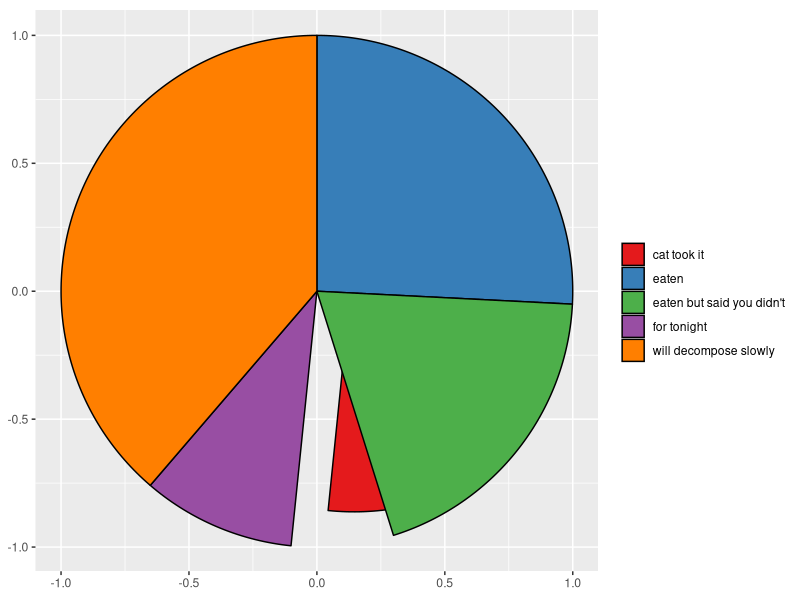
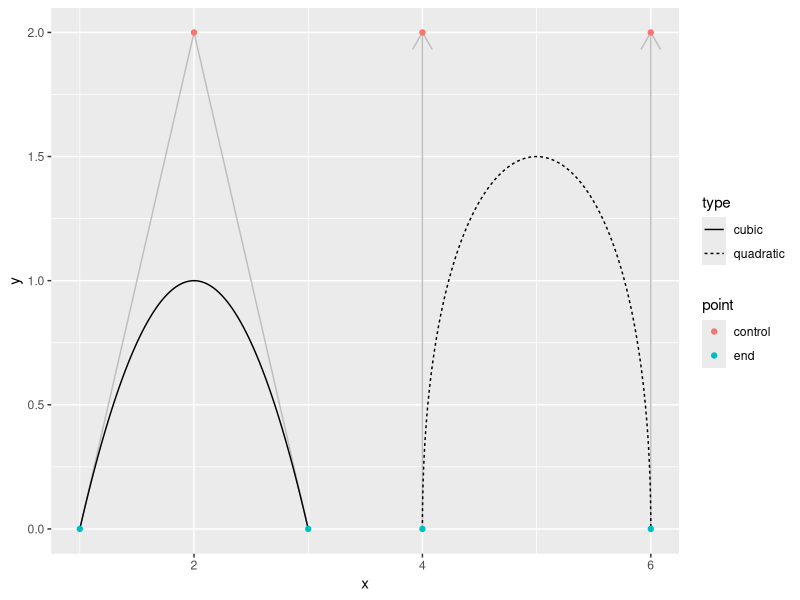
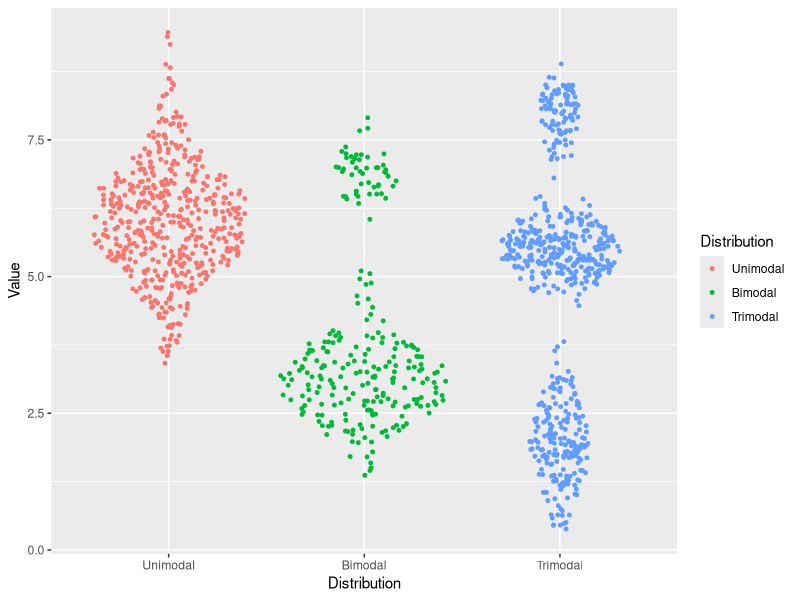

The R source for these figures, in order: (Note: this script raises an error after producing the figures.)
## ---- chunk 1
library(knitr)

knitr::opts_chunk$set(
  collapse = TRUE,
  comment = "#>",
  warning = FALSE,
  message = FALSE
)
Sys.setenv(LANG = "en")

library(ggforce)
## ---- chunk 2
pie <- data.frame(
    state = c('eaten', 'eaten but said you didn\'t', 'cat took it', 
              'for tonight', 'will decompose slowly'),
    focus = c(0.2, 0, 0, 0, 0),
    start = c(0, 1, 2, 3, 4),
    end = c(1, 2, 3, 4, 2*pi),
    amount = c(4,3, 1, 1.5, 6),
    stringsAsFactors = FALSE
)
ggplot(pie) + 
    geom_arc_bar(aes(x0 = 0, y0 = 0, r0 = 0, r = 1, amount = amount, 
                     fill = state, explode = focus), stat = 'pie') + 
    scale_fill_brewer('', palette = 'Set1') +
    coord_fixed()
## ---- chunk 3
beziers <- data.frame(
    x = c(1, 2, 3, 4, 4, 6, 6),
    y = c(0, 2, 0, 0, 2, 2, 0),
    type = rep(c('cubic', 'quadratic'), c(3, 4)),
    point = c('end', 'control', 'end', 'end', 'control', 'control', 'end')
)
help_lines <- data.frame(
    x = c(1, 3, 4, 6),
    xend = c(2, 2, 4, 6),
    y = 0,
    yend = 2
)
ggplot() + geom_segment(aes(x = x, xend = xend, y = y, yend = yend), 
                        data = help_lines, 
                        arrow = arrow(length = unit(c(0, 0, 0.5, 0.5), 'cm')), 
                        colour = 'grey') + 
    geom_bezier(aes(x= x, y = y, group = type, linetype = type), 
                data = beziers) + 
    geom_point(aes(x = x, y = y, colour = point), data = beziers)
## ---- chunk 4
df <- data.frame(
  "Distribution" = factor(c(rep("Unimodal", 500),
                     rep("Bimodal", 250),
                     rep("Trimodal", 600)), c('Unimodal', 'Bimodal', 'Trimodal')),
  "Value" = c(rnorm(500, 6, 1),
              rnorm(200, 3, .7), rnorm(50, 7, 0.4),
              rnorm(200, 2, 0.7), rnorm(300, 5.5, 0.4), rnorm(100, 8, 0.4))
)
ggplot(df, aes(Distribution, Value)) + 
    geom_sina(aes(colour = Distribution), size = 1)
## ---- chunk 5
library(units)
miles <- make_unit('miles')
gallon <- make_unit('gallon')
horsepower <- make_unit('horsepower')
mtcars$consumption <- mtcars$mpg * (miles/gallon)
mtcars$power <- mtcars$hp * horsepower

ggplot(mtcars) +
    geom_point(aes(power, consumption)) +
    scale_y_unit(unit = 'km/l')
## ---- chunk 6
ggplot(iris, aes(Petal.Length, Petal.Width, colour = Species)) +
    geom_point() +
    facet_zoom(x = Species == "versicolor")
## ---- chunk 7
p3 <- power_trans(3)
p3r <- trans_reverser(p3)
ggplot(mtcars) + 
    geom_point(aes(mpg, cyl)) + 
    scale_y_continuous(trans = p3r)
